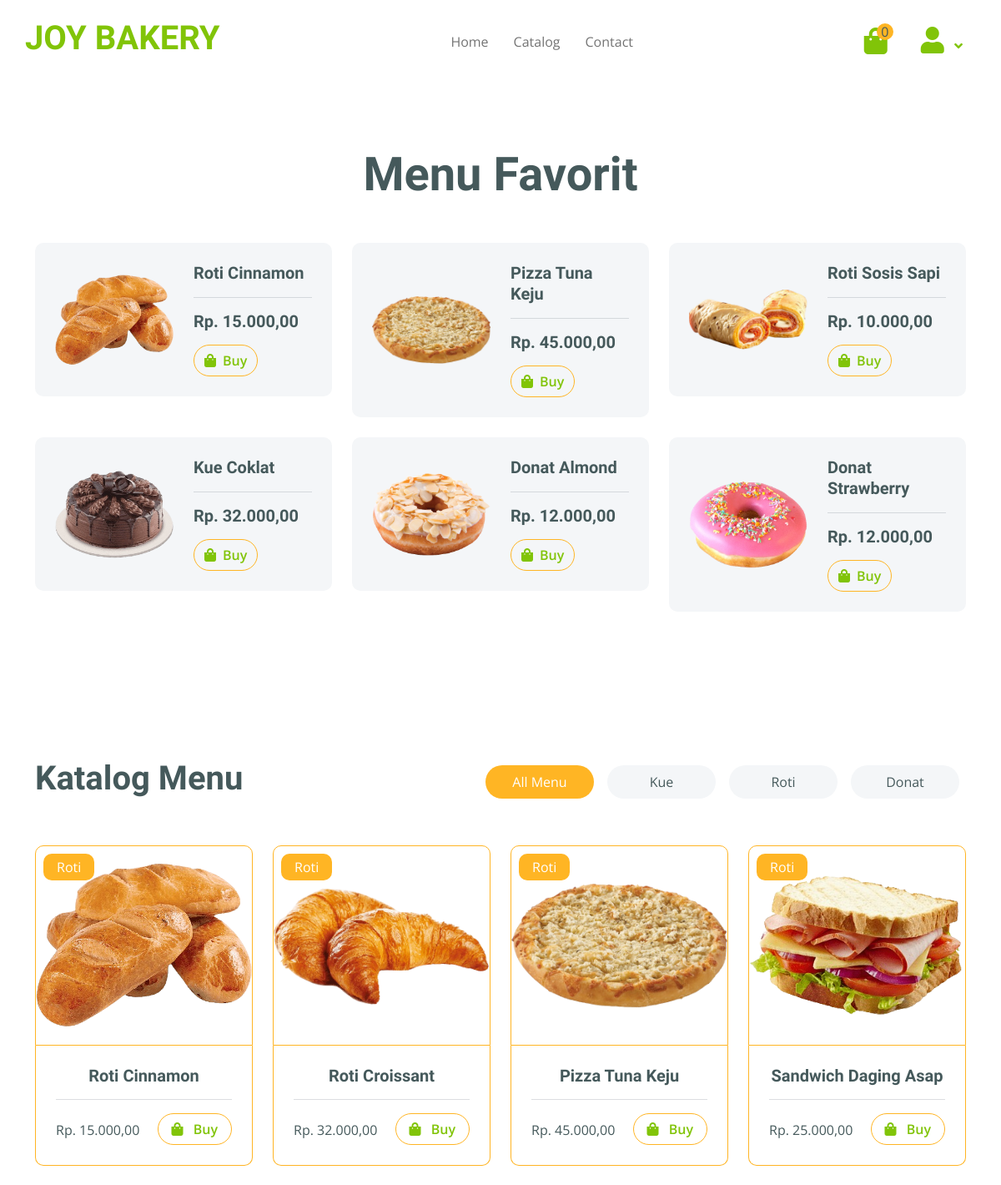
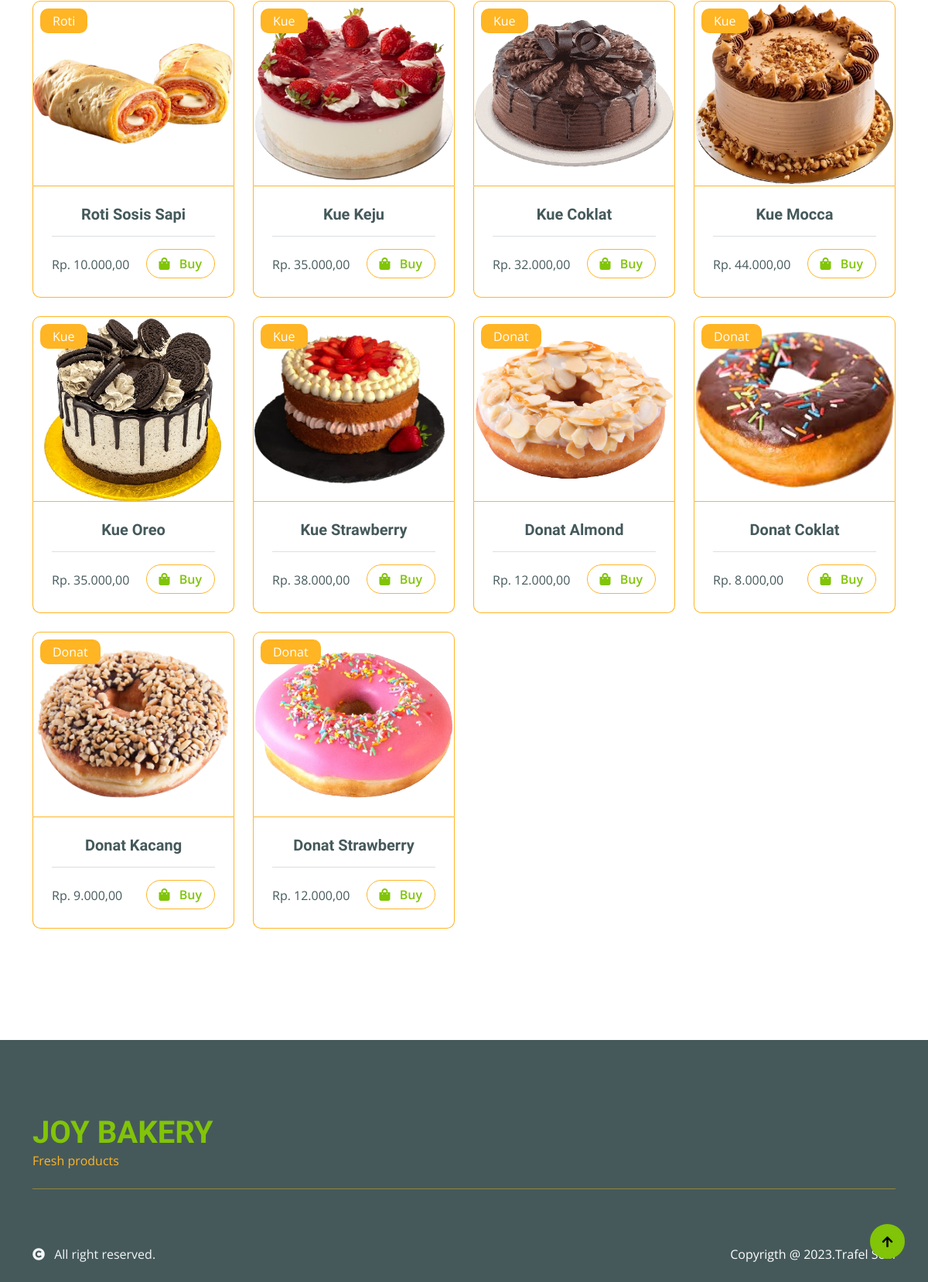
The page /catalog.php on the database as committed earlier (2 pictures, top to bottom).
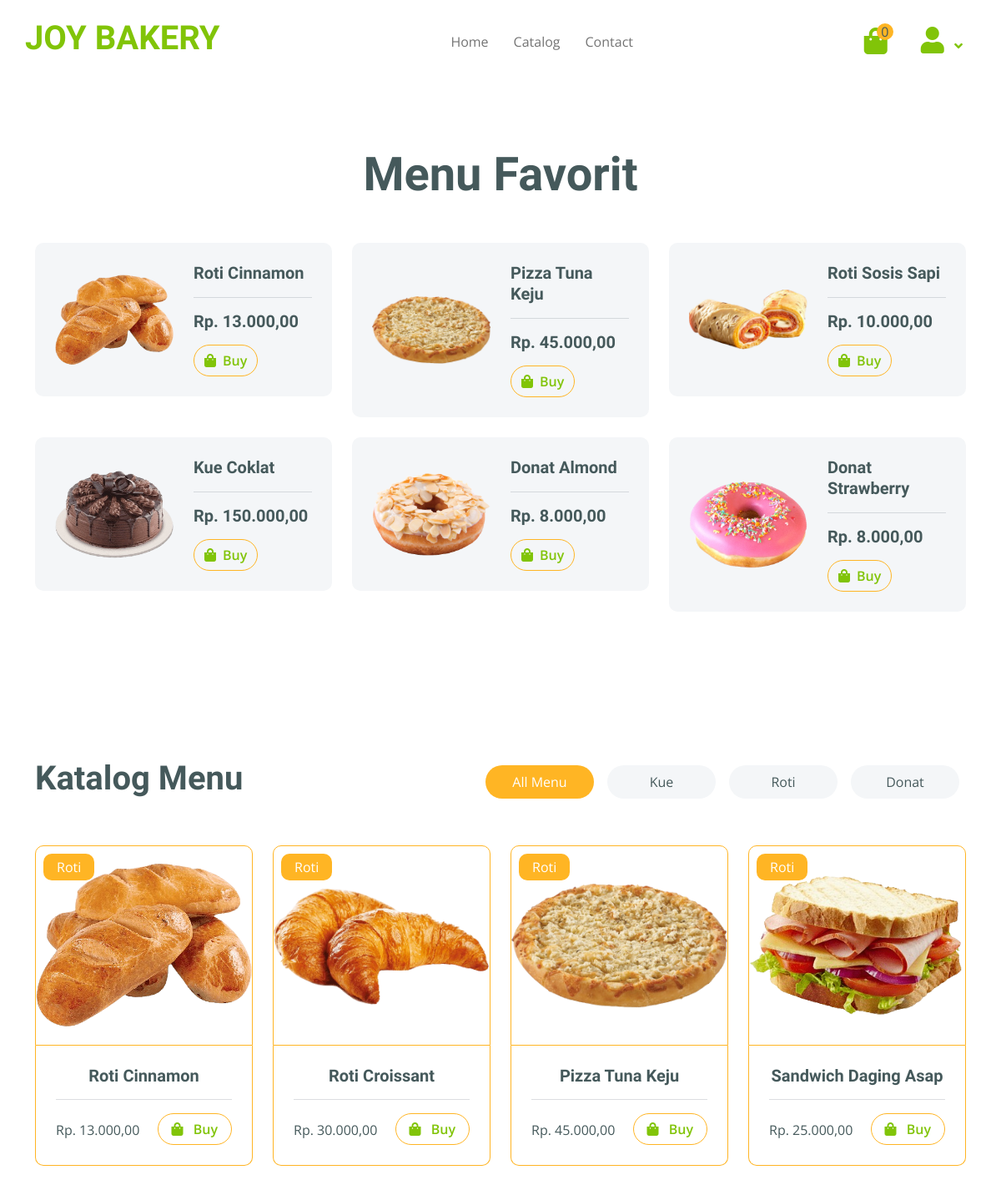
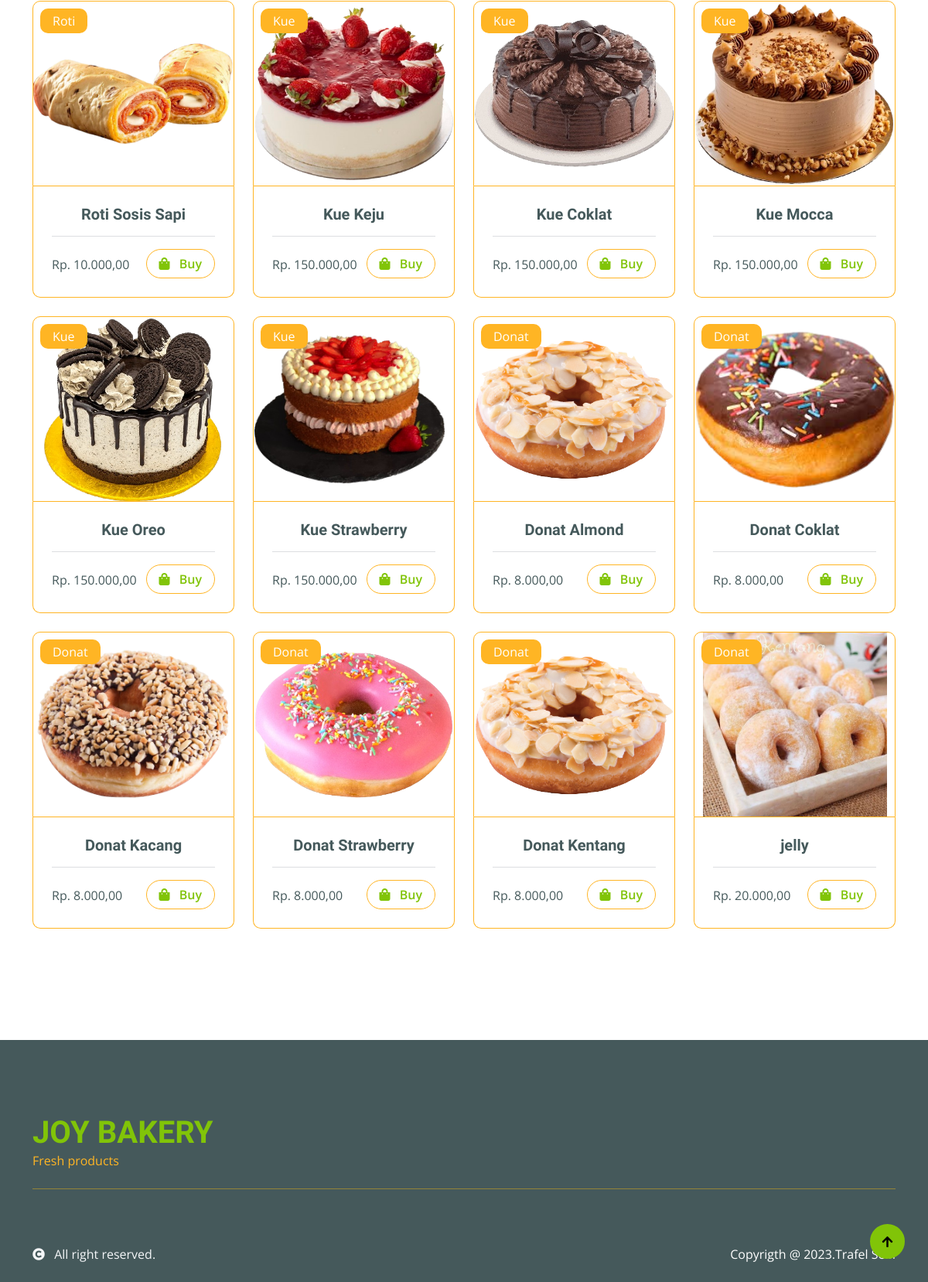
The same page on the database as committed later (2 pictures, top to bottom).
### tables this page shows
CREATE TABLE `produk` (
  `id_produk` int(11) NOT NULL,
  `nama_produk` varchar(64) NOT NULL,
  `deskripsi_produk` text NOT NULL,
  `jenis_produk` varchar(64) NOT NULL,
  `stok` int(50) NOT NULL,
  `harga` int(50) NOT NULL,
  `gambar` varchar(64) NOT NULL,
  `best` tinyint(1) NOT NULL DEFAULT 0
);

### catalog.php (the view, shortened to what this page needs)
<?php
require("db/conn.php");
$result = mysqli_query($conn, "SELECT * FROM produk");
$all = [];
$best = [];
while ($row = mysqli_fetch_assoc($result)) {
    if ($row['best'] == 1) {
        $best[] = $row;
    }
    $all[] = $row;
}
?>
<?php include("./comp/header.php"); ?>
<?php include("./comp/navbar.php"); ?>
<div class="container-fluid" style="margin:8em 0 2em 0 ;">
    <div class="container py-5" id="bestCon">
        <div class="text-center mx-auto mb-5" style="max-width: 700px;">
            <h1 class="display-4">Menu Favorit</h1>
        </div>
        <div class="row g-4">
            <?php foreach ($best as $produk): ?>
                <div class="col-lg-6 col-xl-4" id="best">
                    <div class="p-4 rounded bg-light">
                        <div class="row align-items-center">
                            <div class="col-6">
                                <img src="admin/asset/img/produk/<?= $produk['gambar']; ?>" class="img-fluid rounded w-100" alt="">
                            </div>
                            <div class="col-6">
                                <a href="./details.php?id_produk=<?= $produk['id_produk']; ?>" class="h5">
                                    <?= $produk['nama_produk']; ?>
                                </a>
                                <hr>
                                <h5 class="mb-3">Rp.
                                    <?= number_format($produk['harga'], 2, ",", ".") ?>
                                </h5>
                                <a href="./details.php?id_produk=<?= $produk['id_produk']; ?>"
                                    class="btn border border-secondary rounded-pill text-primary"><i
                                        class="fa fa-shopping-bag me-2 text-primary"></i>Buy</a>
                            </div>
                        </div>
                    </div>
                </div>
            <?php endforeach; ?>
        </div>
    </div>
</div>
<div class="container-fluid fruite py-5">
    <div class="container py-5" id="katalogCon">
        <div class="tab-class text-center">
            <div class="row g-4">
                <div class="col-lg-4 text-start">
                    <h1>Katalog Menu</h1>
                </div>
                <div class="col-lg-8 text-end">
                    <ul class="nav nav-pills d-inline-flex text-center mb-5">
                        <li class="nav-item">
                            <a class="d-flex m-2 py-2 bg-light rounded-pill active" data-bs-toggle="pill" href="#tab-1">
                                <span class="text-dark" style="width: 130px;">All Menu</span>
                            </a>
                        </li>
                        <li class="nav-item">
                            <a class="d-flex py-2 m-2 bg-light rounded-pill" data-bs-toggle="pill" href="#tab-2">
                                <span class="text-dark" style="width: 130px;">Kue</span>
                            </a>
                        </li>
                        <li class="nav-item">
                            <a class="d-flex m-2 py-2 bg-light rounded-pill" data-bs-toggle="pill" href="#tab-3">
                                <span class="text-dark" style="width: 130px;">Roti</span>
                            </a>
                        </li>
                        <li class="nav-item">
                            <a class="d-flex m-2 py-2 bg-light rounded-pill" data-bs-toggle="pill" href="#tab-4">
                                <span class="text-dark" style="width: 130px;">Donat</span>
                            </a>
                        </li>
                    </ul>
                </div>
            </div>
            <div class="tab-content">
                <div id="tab-1" class="tab-pane fade show p-0 active">
                    <div class="row g-4">
                        <div class="col-lg-12">
                            <div class="row g-4">
                                <?php foreach ($all as $produk): ?>
                                    <div class="col-md-6 col-lg-4 col-xl-3" id="katalog">
                                        <div class="rounded position-relative fruite-item">
                                            <div class="fruite-img border border-secondary">
                                                <img src="admin/asset/img/produk/<?= $produk['gambar']; ?>"
                                                    class="img-fluid w-100 rounded-top" alt="">
                                            </div>
                                            <div class="text-white bg-secondary px-3 py-1 rounded position-absolute"
                                                style="top: 10px; left: 10px;">
                                                <?= $produk['jenis_produk']; ?>
                                            </div>
                                            <div class="p-4 border border-secondary border-top-0 rounded-bottom">
                                                <h5>
                                                    <?= $produk['nama_produk']; ?>
                                                </h5>
                                                <hr>
                                                <div class="d-flex justify-content-between flex-lg-wrap">
                                                    <div class="text-dark mt-2">Rp.
                                                        <?= number_format($produk['harga'], 2, ",", ".") ?>
                                                    </div>
                                                    <a href="./details.php?id_produk=<?= $produk['id_produk']; ?>"
                                                        class="btn border border-secondary rounded-pill px-3 text-primary"><i
                                                            class="fa fa-shopping-bag me-2 text-primary"></i> Buy</a>
                                                </div>
                                            </div>
                                        </div>
                                    </div>
                                <?php endforeach; ?>
                            </div>
                        </div>
                    </div>
                </div>
            </div>
        </div>
    </div>
</div>
<?php include("./comp/footer.php"); ?>

### comp/header.php (shortened to what this page needs)
<!DOCTYPE html>
<html lang="en">
<head>
    <link rel="stylesheet" href="https://use.fontawesome.com/releases/v5.15.4/css/all.css" />
    <link href="https://cdn.jsdelivr.net/npm/bootstrap-icons@1.4.1/font/bootstrap-icons.css" rel="stylesheet">
    <link href="lib/lightbox/css/lightbox.min.css" rel="stylesheet">
    <link href="lib/owlcarousel/assets/owl.carousel.min.css" rel="stylesheet">
    <link href="css/bootstrap.min.css" rel="stylesheet">
    <link href="css/style.css" rel="stylesheet">
</head>
<body>

### comp/navbar.php (shortened to what this page needs)
<div class="container-fluid fixed-top">
    <div class="container px-0">
        <nav class="navbar navbar-light bg-white navbar-expand-xl">
            <a href="index.php" class="navbar-brand">
                <h1 class="text-primary display-6">JOY BAKERY</h1>
            </a>
            <div class="collapse navbar-collapse bg-white" id="navbarCollapse">
                <div class="navbar-nav mx-auto">
                    <a href="index.php" class="nav-item nav-link">Home</a>
                    <a href="catalog.php" class="nav-item nav-link">Catalog</a>
                    <a href="contact.php" class="nav-item nav-link">Contact</a>
                </div>
                <div class="d-flex m-3 me-0">
                    <a href="cart.php" class="position-relative me-4 my-auto">
                        <i class="fa fa-shopping-bag fa-2x"></i>
                        <span
                            class="position-absolute bg-secondary rounded-circle d-flex align-items-center justify-content-center text-dark px-1"
                            style="top: -5px; left: 15px; height: 20px; min-width: 20px;">
                            <?= isset($_SESSION['pesanan']) ? count($_SESSION['pesanan']) : 0; ?>
                        </span>
                    </a>
                    <div class="nav-item dropdown">
                        <a href="#" class="my-auto nav-link dropdown-toggle" data-bs-toggle="dropdown">
                            <i class="fas fa-user fa-2x"></i>
                        </a>
                    </div>
                </div>
            </div>
        </nav>
    </div>
</div>

### comp/footer.php (shortened to what this page needs)
<div class="container-fluid bg-dark text-white-50 footer pt-5 mt-5">
    <div class="container py-5">
        <div class="pb-4" style="border-bottom: 1px solid rgba(226, 175, 24, 0.5) ;">
            <div class="row g-4">
                <div class="col-lg-6">
                    <a href="#">
                        <h1 class="text-primary mb-0">JOY BAKERY</h1>
                        <p class="text-secondary mb-0">Fresh products</p>
                    </a>
                </div>
            </div>
        </div>
    </div>
</div>
<div class="container-fluid copyright bg-dark py-4">
    <div class="container">
        <div class="row">
            <div class="col-md-6 text-center text-md-start mb-3 mb-md-0">
                <span class="text-light"><a href="#"><i class="fas fa-copyright text-light me-2"></i></a>
                    All right reserved.</span>
            </div>
            <div class="col-md-6 my-auto text-center text-md-end text-white">
                Copyrigth @ 2023.Trafel Selfi
            </div>
        </div>
    </div>
</div>
<a href="#" class="btn btn-primary border-3 border-primary rounded-circle back-to-top"><i
        class="fa fa-arrow-up"></i></a>
</body>
</html>

### css/style.css (style rules this page uses)
.back-to-top { position: fixed; right: 30px; bottom: 30px; display: flex; width: 45px; height: 45px; align-items: center; justify-content: center; transition: 0.5s; z-index: 99; }
.btn { font-weight: 600; transition: .5s; }
.btn.border-secondary { transition: 0.5s; }
.fixed-top { transition: 0.5s; background: var(--bs-white); border: 0; }
.navbar .navbar-nav .nav-link { padding: 10px 15px; font-size: 16px; transition: .5s; }
.navbar { height: 100px; border-bottom: 1px solid rgba(255, 255, 255, .1); }
.navbar .dropdown-toggle::after { border: none; content: "\f107"; font-family: "Font Awesome 5 Free"; font-weight: 700; vertical-align: middle; margin-left: 8px; }
.fruite .tab-class .nav-item a.active { background: var(--bs-secondary) !important; }
.fruite .tab-class .nav-item a.active span { color: var(--bs-white) !important; }
.fruite .fruite-item { height: 24em; transition: 0.5s; }
.fruite .fruite-item .fruite-img { overflow: hidden; transition: 0.5s; border-radius: 10px 10px 0 0; height: 15em; }
.fruite .fruite-item .fruite-img img { transition: 0.5s; height: 100%; object-fit: contain; }

Rows that differ between the two databases and show on the page:
changed produk "Roti Cinnamon": harga "15.000,00" → "13.000,00"
changed produk "Kue Coklat": harga "32.000,00" → "150.000,00"
changed produk "Donat Almond": harga "12.000,00" → "8.000,00"
changed produk "Donat Strawberry": harga "12.000,00" → "8.000,00"
changed produk "Roti Croissant": harga "32.000,00" → "30.000,00"
changed produk "Kue Keju": harga "35.000,00" → "150.000,00"
changed produk "Kue Mocca": harga "44.000,00" → "150.000,00"
changed produk "Kue Oreo": harga "35.000,00" → "150.000,00"
changed produk "Kue Strawberry": harga "38.000,00" → "150.000,00"
changed produk "Donat Kacang": harga "9.000,00" → "8.000,00"
added produk: gambar (picture), jenis_produk "Donat", nama_produk "Donat Kentang", harga "8.000,00", shown under "Katalog Menu"
added produk: gambar (picture), jenis_produk "Donat", nama_produk "jelly", harga "20.000,00", shown under "Katalog Menu"
